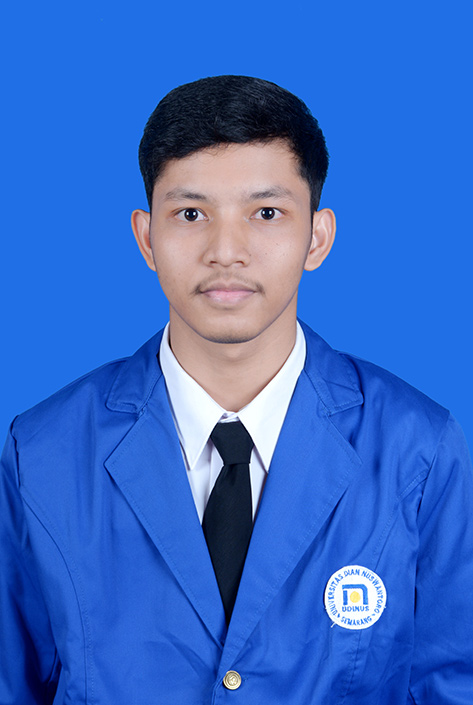
%> input picture Tugas 1/Konvolusi dan Uji Coba Filter/A11201911963.jpg, 473 x 705 px
$ octave filterratarata.m   (GNU Octave 9; MATLAB toolbox functions it lacks are replaced by stand-ins)
%> lines starting %> are read from the running program, lines starting %| are printed output that depends on the picture
clear all;
clc;
a = imread('a11201911963.jpg');
%> a is the input picture: size 705x473x3 uint8; mean R, G, B 55.5, 105.6, 198.4
b = imnoise(a, 'gaussian', 0.1, 0.02);
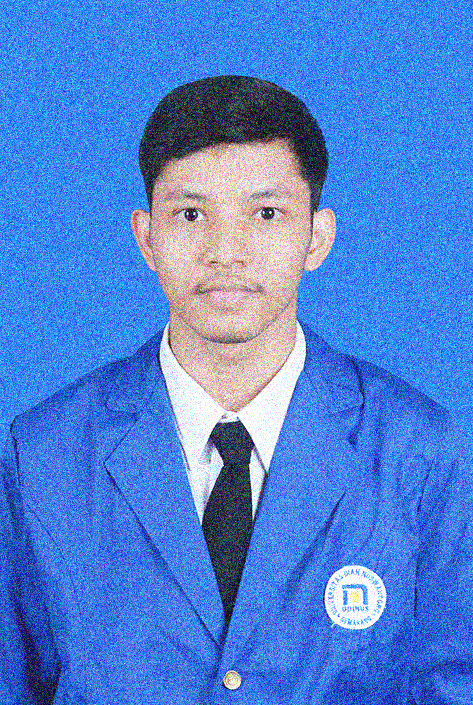
%> b: size 705x473x3 uint8; mean R, G, B 81, 130.5, 214.8

imshow(a), title('Citra Asli');
figure, imshow(b), title('Noise Gaussian');

filter = [1 1 1; 1 1 1; 1 1 1]/9;

b(:,:,1)=uint8(conv2(double(b(:,:,1)),filter,'same'));
b(:,:,2)=uint8(conv2(double(b(:,:,2)),filter,'same'));
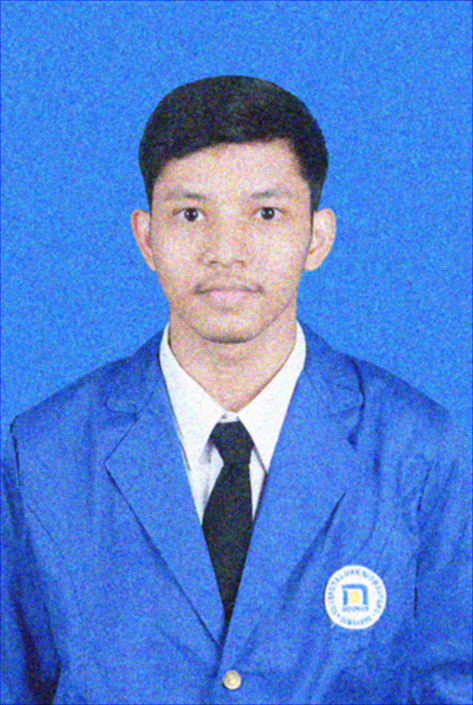
%> b: size 705x473x3 uint8; mean R, G, B 80.8, 130.2, 214.8
b(:,:,3)=uint8(conv2(double(b(:,:,3)),filter,'same'));
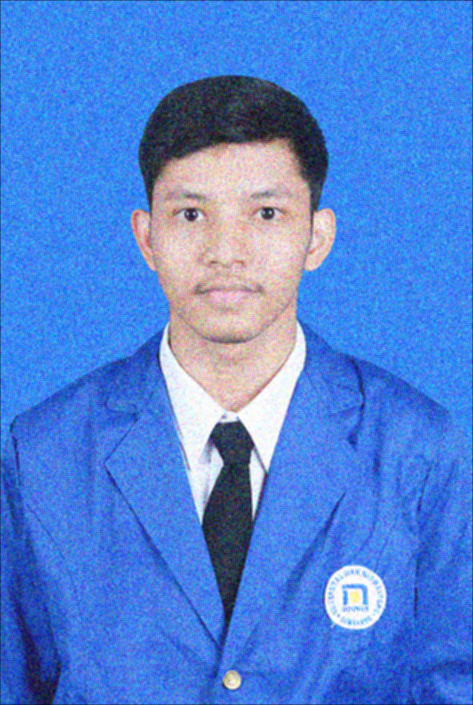
%> b: size 705x473x3 uint8; mean R, G, B 80.8, 130.2, 214.3
